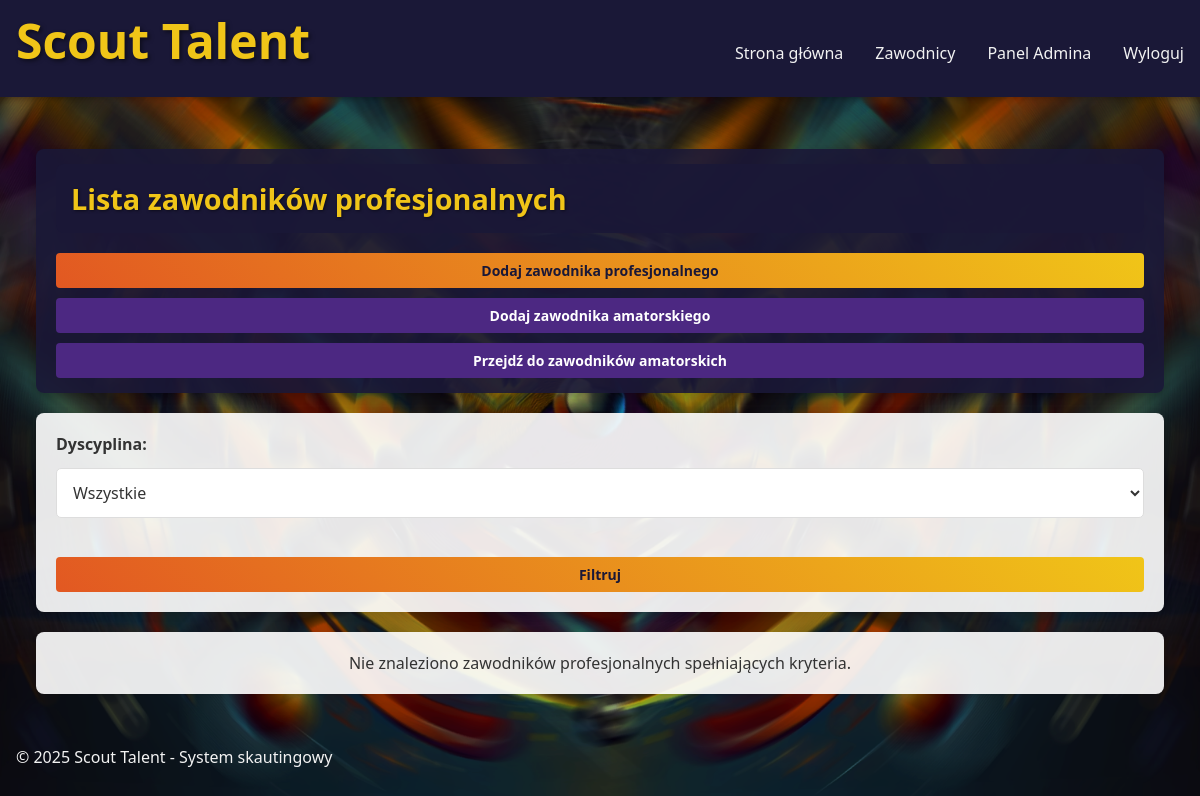
Page /players/list (signed in) on the earlier database version.
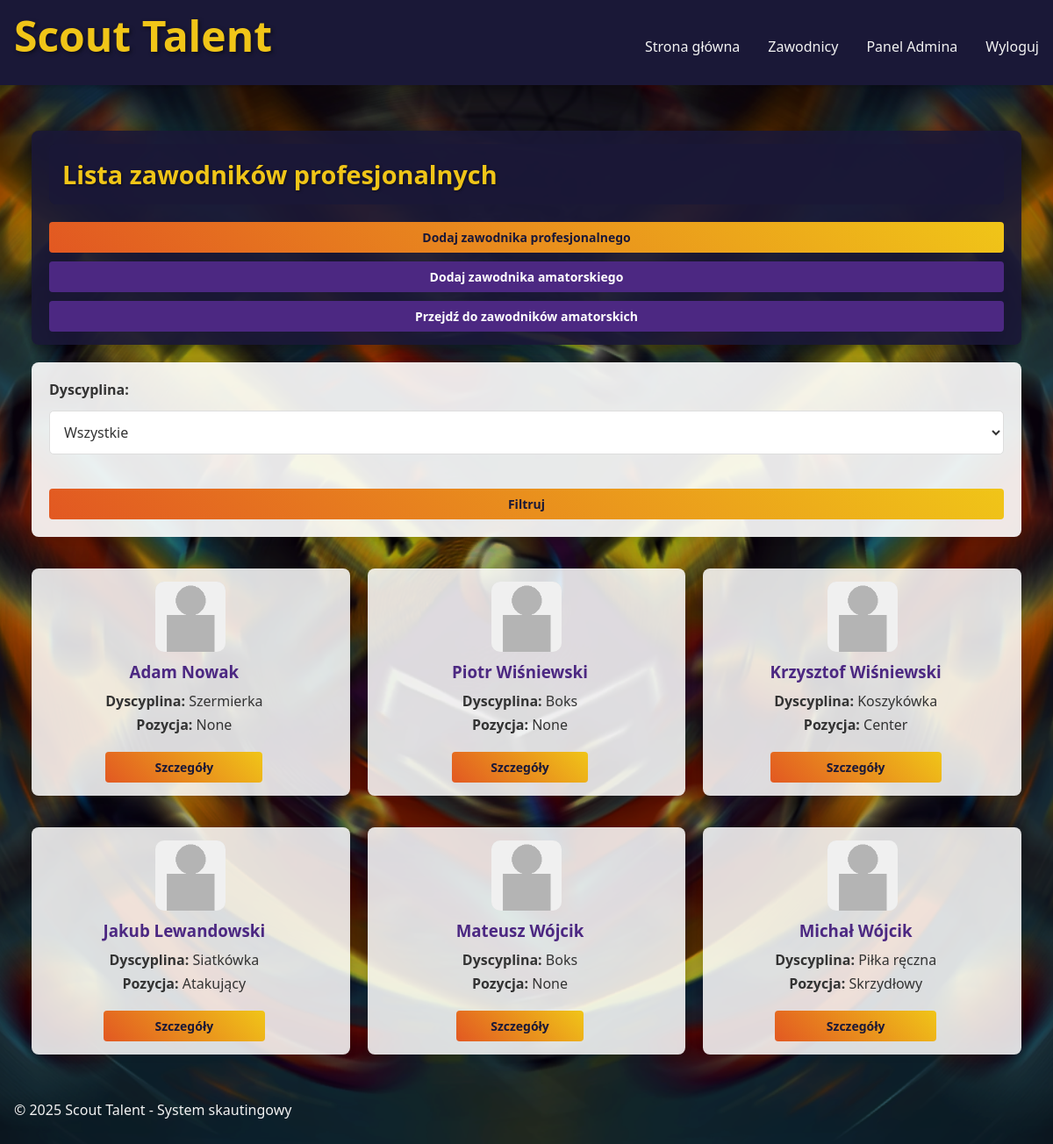
Same page on the later database version.
### app/models.py (models this page shows)
class Player(db.Model):
    id = db.Column(db.Integer, primary_key=True)
    first_name = db.Column(db.String(64), nullable=False)
    last_name = db.Column(db.String(64), nullable=False)
    height = db.Column(db.Float)  # w cm
    weight = db.Column(db.Float)  # w kg
    birth_date = db.Column(db.Date)
    position = db.Column(db.String(64))
    photo = db.Column(db.String(255), nullable=True)  # Path to player photo
    is_amateur = db.Column(db.Boolean, default=False)  # True for amateur players, False for professional
    sport_id = db.Column(db.Integer, db.ForeignKey('sport.id'))
    scout_id = db.Column(db.Integer, db.ForeignKey('user.id'))
    physical_tests = db.relationship('PhysicalTest', backref='player', lazy='dynamic')
    match_stats = db.relationship('MatchStat', backref='player', lazy='dynamic')

class Sport(db.Model):
    id = db.Column(db.Integer, primary_key=True)
    name = db.Column(db.String(64), unique=True, nullable=False)
    description = db.Column(db.Text)
    players = db.relationship('Player', backref='sport', lazy='dynamic')

### app/routes/player_routes.py (the view, shortened to what this page needs)
@players.route('/list')
@login_required
def list():
    sport_id = request.args.get('sport', type=int)
    amateur = request.args.get('amateur', '0') == '1'
    sports = Sport.query.all()
    if current_user.role == 'admin':
        query = Player.query
    elif current_user.role == 'scout':
        query = Player.query.filter_by(scout_id=current_user.id)
    else:
        query = Player.query.filter_by(scout_id=current_user.id)
    if current_user.role != 'club_manager':  # Dla zarządu klubu już filtrowaliśmy powyżej
        query = query.filter_by(is_amateur=amateur)
    if sport_id:
        query = query.filter_by(sport_id=sport_id)
    players_list = query.all()
    return render_template('player/list.html', players=players_list, sports=sports, amateur=amateur)

### app/models.py (called while the page is built)
@login_manager.user_loader
def load_user(id):
    return User.query.get(int(id))

### app/templates/player/list.html (shortened to what this page needs)
{% extends 'base.html' %}
{% block content %}
<section class="players-list-container">
    <div class="page-header">
        <h1>
            {% if amateur %}
            Lista zawodników amatorskich
            {% else %}
            Lista zawodników profesjonalnych
            {% endif %}
        </h1>
        <div class="action-buttons">
            {% if current_user.role in ['scout', 'admin'] %}
                <a href="{{ url_for('players.add', amateur=0) }}" class="btn btn-primary">Dodaj zawodnika profesjonalnego</a>
            {% endif %}
            <a href="{{ url_for('players.add', amateur=1) }}" class="btn">Dodaj zawodnika amatorskiego</a>
            {% if amateur %}
                <a href="{{ url_for('players.professional_list') }}" class="btn">Przejdź do zawodników profesjonalnych</a>
            {% else %}
                <a href="{{ url_for('players.amateur_list') }}" class="btn">Przejdź do zawodników amatorskich</a>
            {% endif %}
        </div>
    </div>
    <div class="filters">
        <form method="GET" action="{{ url_for('players.list', amateur=amateur) }}" class="filter-form">
            <div class="form-group">
                <label for="sport">Dyscyplina:</label>
                <select name="sport" id="sport" class="form-control">
                    <option value="">Wszystkie</option>
                </select>
            </div>
            <button type="submit" class="btn btn-primary">Filtruj</button>
        </form>
    </div>
    {% if players %}
       <div class="player-grid">
            {% for player in players %}
                <div class="player-card">
                    <div class="player-photo">
                        <a href="{{ url_for('players.detail', player_id=player.id) }}">
                            {% if player.photo %}
                                <img src="{{ player.photo.replace('.', '_thumb.') }}" alt="Zdjęcie {{ player.first_name }}" class="player-img">
                            {% else %}
                                <img src="{{ url_for('static', filename='img/default_player.png') }}" alt="Zdjęcie {{ player.first_name }}" class="player-img">
                            {% endif %}
                        </a>
                    </div>
                    <div class="player-info">
                        <h3>{{ player.first_name }} {{ player.last_name }}</h3>
                        <p><strong>Dyscyplina:</strong> {{ player.sport.name }}</p>
                        <p><strong>Pozycja:</strong> {{ player.position }}</p>
                        <a href="{{ url_for('players.detail', player_id=player.id) }}" class="btn btn-primary">Szczegóły</a>
                    </div>
                </div>
            {% endfor %}
        </div>
    {% else %}
        <p class="no-data">
            {% if amateur %}
            Nie znaleziono zawodników amatorskich spełniających kryteria.
            {% else %}
            Nie znaleziono zawodników profesjonalnych spełniających kryteria.
            {% endif %}
        </p>
    {% endif %}
</section>
{% endblock %}

### app/templates/base.html (shortened to what this page needs)
<!DOCTYPE html>
<html lang="pl">
<head>
    <link rel="stylesheet" href="{{ url_for('static', filename='css/style.css') }}">
</head>
<body>
    {% include 'components/navbar.html' %}
    <main class="container">
        {% block content %}{% endblock %}
    </main>
    {% include 'components/footer.html' %}
</body>
</html>

### app/templates/components/navbar.html (shortened to what this page needs)
<header class="navbar">
    <div class="logo">
        <a href="{{ url_for('main.home') }}">Scout Talent</a>
    </div>
    <nav>
        <ul class="nav-menu">
            <li><a href="{{ url_for('main.home') }}">Strona główna</a></li>
            {% if current_user.is_authenticated %}
                {% if current_user.role in ['scout', 'admin', 'club_manager'] %}
                    <li><a href="{{ url_for('players.professional_list') }}">Zawodnicy</a></li>
                {% else %}
                    <li><a href="{{ url_for('players.amateur_list') }}">Mój zawodnik</a></li>
                {% endif %}
                {% if current_user.role == 'admin' %}
                    <li><a href="{{ url_for('admin.dashboard') }}">Panel Admina</a></li>
                {% endif %}
                <li><a href="{{ url_for('auth.logout') }}">Wyloguj</a></li>
            {% else %}
                <li><a href="{{ url_for('auth.login') }}">Logowanie</a></li>
                <li><a href="{{ url_for('auth.register') }}">Rejestracja</a></li>
                <li><a href="{{ url_for('clubs.login') }}">Zarządzanie Klubem</a></li>
            {% endif %}
        </ul>
    </nav>
</header>

### app/templates/components/footer.html
<footer class="footer">
    <div class="container">
        <p class="foot">&copy; 2025 Scout Talent - System skautingowy</p>
    </div>
</footer>

### app/static/css/style.css (style rules this page uses)
:root { --primary-color: #4c2882; --secondary-color: #e25822; --accent-color: #f0c518; --background-color: #0a2a4a; --text-color: #f2f2f2; --dark-accent: #1a1837; --light-bg: #f5f7fa; --dark-text: #333333; --card-border: #4c2882; --card-bg: rgba(255, 255, 255, 0.9); --header-bg: rgba(26, 24, 55, 0.9); --header-text: #f0c518; --gradient-primary: linear-gradient(135deg, var(--primary-color), var(--dark-accent)); --gradient-secondary: linear-gradient(45deg, var(--secondary-color), var(--accent-color)); }
* { margin: 0; padding: 0; box-sizing: border-box; font-family: 'Segoe UI', Tahoma, Geneva, Verdana, sans-serif; }
body { background-image: url('../images/background.png'); background-size: cover; background-position: center; color: var(--text-color); min-height: 100vh; }
.logo { text-align: center; margin-bottom: 1.5rem; }
.form-group { margin-bottom: 1.5rem; }
.form-control { width: 100%; padding: 12px; border: none; border-radius: 5px; background: rgba(30, 30, 60, 0.8); color: var(--text-color); font-size: 1rem; margin-top: 0.5rem; }
.btn { width: 100%; padding: 12px; border: none; border-radius: 5px; cursor: pointer; font-size: 1rem; font-weight: bold; transition: all 0.3s ease; }
.btn-primary { background: var(--gradient-secondary); color: var(--dark-accent); }
.navbar { display: flex; justify-content: space-between; align-items: center; padding: 0.5rem 1rem 0; background: var(--dark-accent); box-shadow: 0 2px 5px rgba(0, 0, 0, 0.2); }
.navbar .logo a { color: var(--accent-color); text-decoration: none; font-size: 3rem; font-weight: bold; padding:0; text-shadow: 2px 2px 4px rgba(0, 0, 0, 0.5); }
.nav-menu { display: flex; list-style: none; }
.nav-menu li { margin-left: 2rem; }
.nav-menu li a { color: var(--text-color); text-decoration: none; transition: color 0.3s ease; }
.container { max-width: 1200px; margin: 2rem auto; padding: 0 1rem; }
.page-header { background-color: var(--header-bg); color: var(--header-text); padding: 15px 20px; margin-bottom: 20px; border-radius: 8px; box-shadow: 0 4px 8px rgba(0, 0, 0, 0.2); }
.page-header h1 { margin: 0; font-size: 1.8rem; text-shadow: 1px 1px 3px rgba(0, 0, 0, 0.5); }
.btn { display: inline-block; padding: 8px 16px; background-color: var(--primary-color); color: white; text-decoration: none; border-radius: 4px; font-size: 14px; transition: all 0.3s ease; border: none; cursor: pointer; text-align: center; }
.btn-primary { background: var(--gradient-secondary); color: var(--dark-accent); font-weight: bold; }
.players-list-container { max-width: 1200px; margin: 0 auto; padding: 20px; }
.players-list-container h1 { color: var(--header-text); margin-bottom: 20px; background-color: var(--header-bg); padding: 15px; border-radius: 8px; text-shadow: 1px 1px 3px rgba(0, 0, 0, 0.5); }
.filters { background-color: rgba(255, 255, 255, 0.9); padding: 20px; border-radius: 8px; margin-bottom: 20px; box-shadow: 0 2px 8px rgba(0, 0, 0, 0.1); }
.filter-form { display: flex; flex-wrap: wrap; gap: 15px; }
.filter-form .form-group { flex: 1; min-width: 200px; }
.filter-form label { display: block; margin-bottom: 5px; color: var(--dark-text); font-weight: bold; }
.filter-form .form-control { background-color: white; border: 1px solid #ddd; color: var(--dark-text); }
.player-grid { display: grid; grid-template-columns: repeat(3, minmax(200px, 1fr)); gap: 20px; }
.player-card { display: flex; align-items: center; justify-content: space-between; background: rgba(26, 24, 55, 0.9); border-radius: 10px; padding: 15px; box-shadow: 0 2px 5px rgba(0, 0, 0, 0.1); margin-top: 1rem; color: white; width: 100%; }
.player-info { flex: 1; padding-right: 15px; }
.player-photo { width: 80px; height: 80px; background: #ddd; display: flex; align-items: center; justify-content: center; border-radius: 10px; overflow: hidden; }
.player-img { width: 100%; height: auto; object-fit: cover; }
.footer { vertical-align: bottom; }

Differences in the rows shown:
now on this page (row edited): Player: first_name "Adam", last_name "Nowak", sport.name "Szermierka", position "None"
now on this page (row edited): Player: first_name "Piotr", last_name "Wiśniewski", sport.name "Boks", position "None"
now on this page (row edited): Player: first_name "Krzysztof", last_name "Wiśniewski", sport.name "Koszykówka", position "Center"
now on this page (row edited): Player: first_name "Jakub", last_name "Lewandowski", sport.name "Siatkówka", position "Atakujący"
now on this page (row edited): Player: first_name "Mateusz", last_name "Wójcik", sport.name "Boks", position "None"
now on this page (row edited): Player: first_name "Michał", last_name "Wójcik", sport.name "Piłka ręczna", position "Skrzydłowy"
Other differences:
text no longer shown: "Nie znaleziono zawodników profesjonalnych spełniających kryteria."
